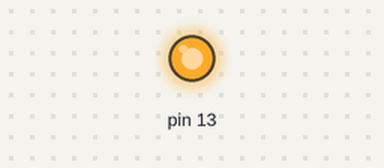
Bench run of a sketch on a simulated Arduino Uno, built with avr-gcc and run on an emulated ATmega328P. On the bench: output pins drawn as LEDs (lit = HIGH).

Above: at 1.5 s.
At 5.7 s:
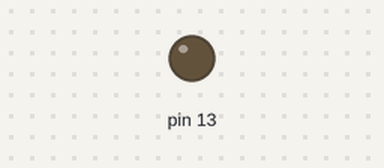
Timing chart, 0 to 8.8 s (numbered marks = the images above):
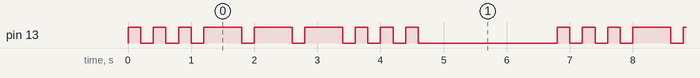

The sketch:

03_SOS_Signal.ino
```cpp
// IUBPC Robotics Challenge - Card 3: SOS Signal
// Board: Arduino Uno

void blinkMs(int on) {
  digitalWrite(13, HIGH); delay(on);
  digitalWrite(13, LOW);  delay(200);
}

void setup() {
  pinMode(13, OUTPUT);
}

void loop() {
  for (int i = 0; i < 3; i++) blinkMs(200);   // S
  for (int i = 0; i < 3; i++) blinkMs(600);   // O
  for (int i = 0; i < 3; i++) blinkMs(200);   // S
  delay(2000);
}
```

Measured:
- by itself, pin 13: repeats every 6.8 s: 2 × (LOW 0.20 s, HIGH 0.20 s), 3 × (LOW 0.20 s, HIGH 0.60 s), 3 × (LOW 0.20 s, HIGH 0.20 s), LOW 2.2 s, HIGH 0.20 s
- by itself, everything shown: repeats every 6.8 s, in 18 steps
